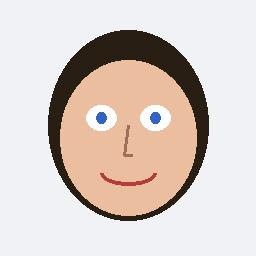
#> input picture data/face_dataset/user_001/face_1.jpg, 256 x 256 px, found by its file name
$ python phase7_face_preprocessor.py
#> lines starting #> are read from the running program, lines starting #| are printed output that depends on the picture; after the words box and inside, x2 and y2 are one past the last pixel; in counts of white or black regions, pixels touching at a corner belong together
import numpy as np
from PIL import Image

class FacePreprocessor:
    def __init__(self, target_size=(160, 160)):
        self.target_size = target_size

    def detect_and_crop(self, image_input):
        """
        Accepts PIL Image, numpy array (RGB or BGR), or file path.
        Detects facial region using skin/color distribution analysis & center alignment,
        crops to bounding box, and resizes to target_size.
        """
#> called with image_input = 'data/face_dataset/user_001/face_1.jpg'
        if isinstance(image_input, str):
            img = Image.open(image_input).convert('RGB')
#> img is the input picture: PIL image 256x256 RGB; mean R, G, B 216.2, 205, 199.6
        elif isinstance(image_input, Image.Image):
            img = image_input.convert('RGB')
        elif isinstance(image_input, np.ndarray):
            if len(image_input.shape) == 3 and image_input.shape[2] == 3:
                img = Image.fromarray(image_input.astype('uint8')).convert('RGB')
            else:
                img = Image.fromarray(image_input).convert('RGB')
        else:
            raise TypeError("Unsupported image input type")

        w, h = img.size
#> w = 256; h = 256
        # Face detection via central facial region crop heuristic & skin bounding box
        img_arr = np.array(img, dtype=np.int32)
        r, g, b = img_arr[:, :, 0], img_arr[:, :, 1], img_arr[:, :, 2]
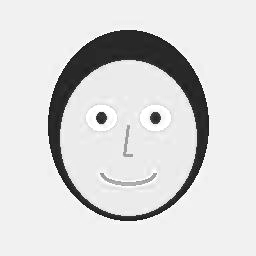
#> r: shape (256, 256) int32; min 3, max 255, mean 216.2
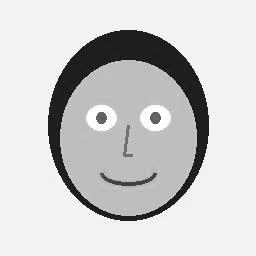
#> g: shape (256, 256) int32; min 0, max 255, mean 205
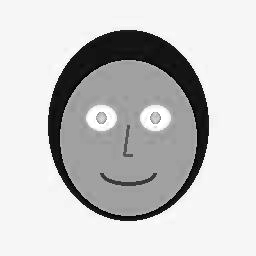
#> b: shape (256, 256) int32; min 0, max 255, mean 199.6

        # Skin tone rule heuristic (R > 95, G > 40, B > 20, R > G, R > B, |R - G| > 15)
        skin_mask = (r > 80) & (g > 30) & (b > 15) & (r > g) & (abs(r - g) > 10)
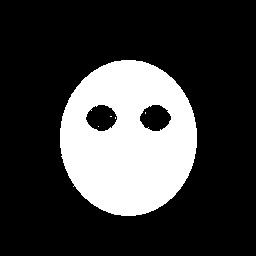
#> skin_mask: shape (256, 256) bool; 23.8% white; 5 white regions (4 under 20 px), largest, box (x1, y1, x2, y2) and area: (60, 60, 197, 216) 15608

        y_indices, x_indices = np.where(skin_mask)
#> y_indices = 15615 values from 60 to 215; x_indices = 15615 values, max 196 at index 6023, min 60 at index 5917, mean 128

        if len(y_indices) > 50:
            ymin, ymax = np.min(y_indices), np.max(y_indices)
#> ymin = 60; ymax = 215
            xmin, xmax = np.min(x_indices), np.max(x_indices)
#> xmin = 60; xmax = 196

            # Add padding
            pad_x = int((xmax - xmin) * 0.15)
#> pad_x = 20
            pad_y = int((ymax - ymin) * 0.15)
#> pad_y = 23

            x1 = max(0, xmin - pad_x)
#> x1 = 40
            y1 = max(0, ymin - pad_y)
#> y1 = 37
            x2 = min(w, xmax + pad_x)
#> x2 = 216
            y2 = min(h, ymax + pad_y)
#> y2 = 238

            cropped = img.crop((x1, y1, x2, y2))
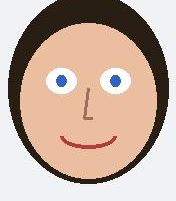
#> cropped: PIL image 176x201 RGB; mean R, G, B 196.7, 175.1, 162
        else:
            # Fallback: square central crop
            crop_dim = min(w, h)
            left = (w - crop_dim) // 2
            top = (h - crop_dim) // 2
            cropped = img.crop((left, top, left + crop_dim, top + crop_dim))

        resized = cropped.resize(self.target_size, Image.Resampling.BILINEAR)
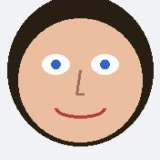
#> resized: PIL image 160x160 RGB; mean R, G, B 196.7, 175.1, 162
        return resized

    def normalize_tensor(self, pil_img):
        """
        Converts PIL image to float numpy tensor normalized to [-1, 1] range.
        Shape: (1, 3, target_size[0], target_size[1])
        """
        arr = np.array(pil_img, dtype=np.float32)
        # Normalize to [-1, 1]
        norm = (arr - 127.5) / 128.0
        # Transpose to (C, H, W)
        tensor = np.transpose(norm, (2, 0, 1))
        # Add batch dimension -> (1, C, H, W)
        tensor_batch = np.expand_dims(tensor, axis=0)
        return tensor_batch

if __name__ == '__main__':
    preprocessor = FacePreprocessor()
    test_img_path = 'data/face_dataset/user_001/face_1.jpg'
    cropped = preprocessor.detect_and_crop(test_img_path)
    tensor = preprocessor.normalize_tensor(cropped)
    print(f"[OK] Phase 7: Face Preprocessing verified.")
    print(f"     Input image: {test_img_path}")
    print(f"     Cropped size: {cropped.size}, Tensor shape: {tensor.shape}, Min: {tensor.min():.2f}, Max: {tensor.max():.2f}")
#|      Cropped size: (160, 160), Tensor shape: (1, 3, 160, 160), Min: -0.97, Max: 1.00
